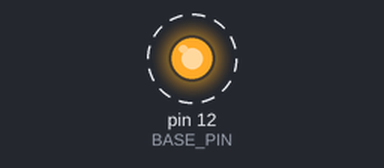
Bench run of a sketch on a simulated Arduino Uno, built with avr-gcc and run on an emulated ATmega328P. On the bench: output pins drawn as LEDs (lit = HIGH). Dashed ring = blinking.

Above: at 0.5 s.
Timing chart, 0 to 4.6 s (numbered marks = the images above):
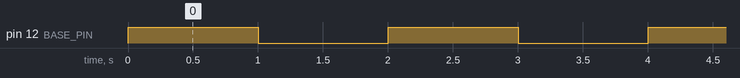

Measured:
- by itself, pin 12 (BASE_PIN): alternates HIGH for 1.0 s and LOW for 1.0 s

The sketch:

transistorSwitch.ino
```cpp
// Define the pin you connected to the base of the transistor
#define BASE_PIN 12

void setup(){
  pinMode(BASE_PIN, OUTPUT);
}

void loop(){
  // Activate the transistor applying 5V to the pin (HIGH)
  digitalWrite(BASE_PIN,HIGH);
  delay(1000);

  // Deactive the transitor by setting the pin to 0V (LOW)
  digitalWrite(BASE_PIN,LOW);
  delay(1000);
}
```
